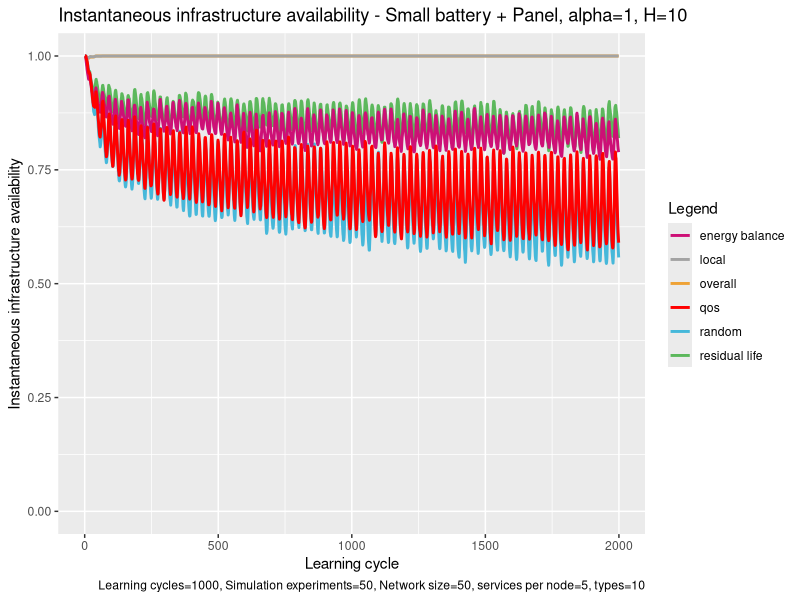

Write the R code that produced this figure.
# execute all lines: ctrl + shift + enter

library(ggplot2)

# set working directory here
setwd(dirname(rstudioapi::getSourceEditorContext()$path))

overall <- read.table("exp_assembly_overall_energy_template.txt", 
                      header = F,
                      sep = " ",
                      col.names= c("overallx", "overally")
)

random <- read.table("exp_assembly_random.txt", 
                     header = F,
                     sep = " ",
                     col.names= c("randomx", "randomy")
)

res <- read.table("exp_assembly_residual_life_template.txt", 
                  header = F,
                  sep = " ",
                  col.names= c("resx","resy")
)

local <- read.table("exp_assembly_local_energy_template.txt", 
                    header = F,
                    sep = " ",
                    col.names= c("locx","locy")
)

learning <- read.table("exp_assembly_fair_energyBP.txt", 
                          header = F,
                          sep = " ",
                          col.names= c("enx","eny")
)

qos <- read.table("exp_assembly_QoS.txt", 
                       header = F,
                       sep = " ",
                       col.names= c("qosx","qosy")
)


overall_x <- overall$overallx
overall_y <- overall$overally

random_y <- random$randomy
res_y <- res$resy
local_y <- local$locy
energyAware_y <- learning$eny
qos_y <- qos$qosy

head(overall)

colors <- c("overall" = "#EEA236", "residual life" = "#5CB85C", "random" = "#46B8DA", "local"="gray64", "energy balance"="deeppink3", "qos"="#FF0000")

ggplot(data=local, aes(x=overall_x, col = group)) + 
  
  geom_line(aes(y = overall_y, color = "overall"), size = 1) +
  geom_line(aes(y = res_y, color = "residual life"), size = 1) +
  geom_line(aes(y = random_y, color = "random"), size = 1) +
  geom_line(aes(y = local_y, color = "local"), size = 1) +
  geom_line(aes(y = energyAware_y, color = "energy balance"), size = 1) +
  geom_line(aes(y = qos_y, color = "qos"), size = 1) +
  ylim(0, 1.0) +
  
  labs(x = "Learning cycle",
       y = "Instantaneous infrastructure availability",
       color = "Legend",
       title = "Instantaneous infrastructure availability - Small battery + Panel, alpha=1, H=10", 
       caption = "Learning cycles=1000, Simulation experiments=50, Network size=50, services per node=5, types=10") +
  
  scale_color_manual(values = colors)
